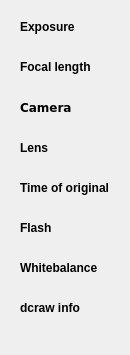
                             <widget class="QWidget" name="TabInfoExif">
                              <property name="geometry">
                               <rect>
                                <x>0</x>
                                <y>0</y>
                                <width>123</width>
                                <height>340</height>
                               </rect>
                              </property>
                              <attribute name="label">
                               <string>Exif info</string>
                              </attribute>
                              <layout class="QVBoxLayout" name="verticalLayout_233">
                               <item>
                                <widget class="QWidget" name="widget_146" native="true">
                                 <layout class="QVBoxLayout" name="verticalLayout_49">
                                  <item>
                                   <widget class="QLabel" name="label_13">
                                    <property name="font">
                                     <font>
                                      <weight>75</weight>
                                      <bold>true</bold>
                                     </font>
                                    </property>
                                    <property name="text">
                                     <string>Exposure</string>
                                    </property>
                                   </widget>
                                  </item>
                                  <item>
                                   <widget class="QLabel" name="InfoExposureLabel">
                                    <property name="font">
                                     <font>
                                      <family>DejaVu Sans Mono</family>
                                     </font>
                                    </property>
                                    <property name="frameShape">
                                     <enum>QFrame::NoFrame</enum>
                                    </property>
                                    <property name="text">
                                     <string/>
                                    </property>
                                    <property name="indent">
                                     <number>15</number>
                                    </property>
                                   </widget>
                                  </item>
                                  <item>
                                   <widget class="QLabel" name="label_17">
                                    <property name="font">
                                     <font>
                                      <weight>75</weight>
                                      <bold>true</bold>
                                     </font>
                                    </property>
                                    <property name="text">
                                     <string>Focal length</string>
                                    </property>
                                   </widget>
                                  </item>
                                  <item>
                                   <widget class="QLabel" name="InfoFocalLengthLabel">
                                    <property name="font">
                                     <font>
                                      <family>DejaVu Sans Mono</family>
                                     </font>
                                    </property>
                                    <property name="text">
                                     <string/>
                                    </property>
                                    <property name="indent">
                                     <number>15</number>
                                    </property>
                                   </widget>
                                  </item>
                                  <item>
                                   <widget class="QLabel" name="label_3">
                                    <property name="font">
                                     <font>
                                      <family>DejaVu Sans</family>
                                      <weight>75</weight>
                                      <bold>true</bold>
                                     </font>
                                    </property>
                                    <property name="text">
                                     <string>Camera</string>
                                    </property>
                                   </widget>
                                  </item>
                                  <item>
                                   <widget class="QWidget" name="widget_148" native="true">
                                    <layout class="QHBoxLayout" name="horizontalLayout_81">
                                     <property name="spacing">
                                      <number>0</number>
                                     </property>
                                     <property name="leftMargin">
                                      <number>0</number>
                                     </property>
                                     <property name="topMargin">
                                      <number>0</number>
                                     </property>
                                     <property name="rightMargin">
                                      <number>0</number>
                                     </property>
                                     <property name="bottomMargin">
                                      <number>0</number>
                                     </property>
                                     <item>
                                      <widget class="QLabel" name="InfoCameraLabel">
                                       <property name="font">
                                        <font>
                                         <family>DejaVu Sans Mono</family>
                                        </font>
                                       </property>
                                       <property name="frameShape">
                                        <enum>QFrame::NoFrame</enum>
                                       </property>
                                       <property name="lineWidth">
                                        <number>1</number>
                                       </property>
                                       <property name="midLineWidth">
                                        <number>0</number>
                                       </property>
                                       <property name="text">
                                        <string/>
                                       </property>
                                       <property name="indent">
                                        <number>15</number>
                                       </property>
                                      </widget>
                                     </item>
                                    </layout>
                                   </widget>
                                  </item>
                                  <item>
                                   <widget class="QLabel" name="label_7">
                                    <property name="font">
                                     <font>
                                      <weight>75</weight>
                                      <bold>true</bold>
                                     </font>
                                    </property>
                                    <property name="text">
                                     <string>Lens</string>
                                    </property>
                                   </widget>
                                  </item>
                                  <item>
                                   <widget class="QLabel" name="InfoLensLabel">
                                    <property name="font">
                                     <font>
                                      <family>DejaVu Sans Mono</family>
                                     </font>
                                    </property>
                                    <property name="frameShape">
                                     <enum>QFrame::NoFrame</enum>
                                    </property>
                                    <property name="text">
                                     <string/>
                                    </property>
                                    <property name="indent">
                                     <number>15</number>
                                    </property>
                                   </widget>
                                  </item>
                                  <item>
                                   <widget class="QLabel" name="label_9">
                                    <property name="font">
                                     <font>
                                      <weight>75</weight>
                                      <bold>true</bold>
                                     </font>
                                    </property>
                                    <property name="text">
                                     <string>Time of original</string>
                                    </property>
                                   </widget>
                                  </item>
                                  <item>
                                   <widget class="QLabel" name="InfoTimeLabel">
                                    <property name="font">
                                     <font>
                                      <family>DejaVu Sans Mono</family>
                                     </font>
                                    </property>
                                    <property name="text">
                                     <string/>
                                    </property>
                                    <property name="indent">
                                     <number>15</number>
                                    </property>
                                   </widget>
                                  </item>
                                  <item>
                                   <widget class="QLabel" name="label_21">
                                    <property name="font">
                                     <font>
                                      <weight>75</weight>
                                      <bold>true</bold>
                                     </font>
                                    </property>
                                    <property name="text">
                                     <string>Flash</string>
                                    </property>
                                   </widget>
                                  </item>
                                  <item>
                                   <widget class="QLabel" name="InfoFlashLabel">
                                    <property name="font">
                                     <font>
                                      <family>DejaVu Sans Mono</family>
                                     </font>
                                    </property>
                                    <property name="text">
                                     <string/>
                                    </property>
                                    <property name="indent">
                                     <number>15</number>
                                    </property>
                                   </widget>
                                  </item>
                                  <item>
                                   <widget class="QLabel" name="label_23">
                                    <property name="font">
                                     <font>
                                      <weight>75</weight>
                                      <bold>true</bold>
                                     </font>
                                    </property>
                                    <property name="text">
                                     <string>Whitebalance</string>
                                    </property>
                                   </widget>
                                  </item>
                                  <item>
                                   <widget class="QLabel" name="InfoWhitebalanceLabel">
                                    <property name="font">
                                     <font>
                                      <family>DejaVu Sans Mono</family>
                                     </font>
                                    </property>
                                    <property name="text">
                                     <string/>
                                    </property>
                                    <property name="indent">
                                     <number>15</number>
                                    </property>
                                   </widget>
                                  </item>
                                  <item>
                                   <widget class="QLabel" name="label_26">
                                    <property name="font">
                                     <font>
                                      <weight>75</weight>
                                      <bold>true</bold>
                                     </font>
                                    </property>
                                    <property name="text">
                                     <string>dcraw info</string>
                                    </property>
                                   </widget>
                                  </item>
                                  <item>
                                   <widget class="QLabel" name="InfoDcrawLabel">
                                    <property name="font">
                                     <font>
                                      <family>DejaVu Sans Mono</family>
                                     </font>
                                    </property>
                                    <property name="text">
                                     <string/>
                                    </property>
                                    <property name="indent">
                                     <number>15</number>
                                    </property>
                                   </widget>
                                  </item>
                                 </layout>
                                </widget>
                               </item>
                               <item>
                                <spacer name="verticalSpacer_62">
                                 <property name="orientation">
                                  <enum>Qt::Vertical</enum>
                                 </property>
                                 <property name="sizeHint" stdset="0">
                                  <size>
                                   <width>20</width>
                                   <height>40</height>
                                  </size>
                                 </property>
                                </spacer>
                               </item>
                              </layout>
                             </widget>
